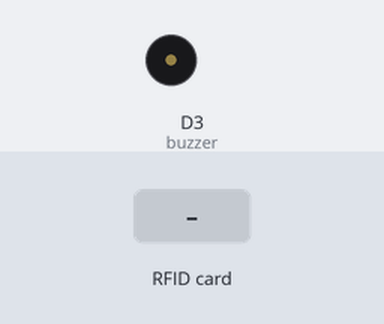
A sketch run on a simulated ESP8266 (NodeMCU). Shown: buzzer (waves = sounding). The inputs (shaded band) are chosen by the test bench. WiFi joins after 1.5 s; servers stay silent unless stated; uploads are accepted with an empty reply; what the sketch prints to the serial monitor is not drawn.

Above: at 3.7 s.
3.8 s: RFID card 5E 7A 19 C4 held to the reader
Timing chart, 0 to 6.8 s (numbered marks = the images above; inputs shaded):
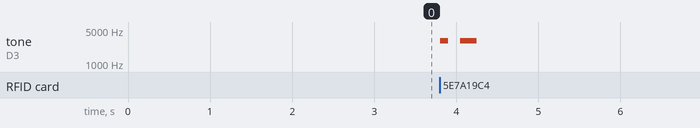

Measured:
- after the input at 3.8 s, tone on D3 (buzzer): silent → 3000 Hz at once, → silent 0.10 s later, → 3000 Hz 0.15 s later, → silent 0.20 s later

The sketch:

i2ot_R1.ino
```cpp
#include <SPI.h>
#include <MFRC522.h>
#include <ArduinoJson.h>
#include <ESP8266WiFi.h>
#include <ESP8266HTTPClient.h>

/*RC522 (RFID READER) CONFIGURATION*/
/*D1 R1*/
#define SS_PIN D10
#define RST_PIN D9
MFRC522 mfrc522(SS_PIN, RST_PIN);   // Create MFRC522 instance.
char st[20];

/*WIFI CONFIGURATION*/
WiFiServer server(80);
const char* ssid = "SSID";
const char* password = "PASSWORD";
int buzzer = D3;

/*HTTP CLIENT*/
HTTPClient http;

/*JSON CONFIGURATION*/
StaticJsonBuffer<100> jsonBuffer;
String json;
JsonObject& root = jsonBuffer.createObject();

void setup()
{
  Serial.begin(9600);
  pinMode(buzzer, OUTPUT);
  delay(10);

  // Connect to WiFi network
  Serial.println();
  Serial.println();
  Serial.print("Connecting to ");
  Serial.println(ssid);

  WiFi.begin(ssid, password);
  while (WiFi.status() != WL_CONNECTED) {
    delay(500);
    Serial.print(".");
  }
  Serial.println("");
  Serial.println("WiFi connected");

  // Start the server
  server.begin();
  Serial.println("Server started");

  // Print the IP address
  Serial.print("Use this URL : ");
  Serial.print("http://");
  Serial.print(WiFi.localIP());
  Serial.println("/");

  SPI.begin();      // Inicia  SPI bus
  mfrc522.PCD_Init();   // Inicia MFRC522
  delay(1000);

  Serial.println("Aproxime o seu cartao do leitor...");
  Serial.println();
  if (!root.success()) {
    Serial.println("parseObject() failed");
    return;
  }
}

void loop()
{
  // Look for new cards
  if ( ! mfrc522.PICC_IsNewCardPresent())
  {
    return;
  }
  // Select one of the cards
  if ( ! mfrc522.PICC_ReadCardSerial())
  {
    return;
  }
  tone(buzzer, 3000, 100);

  //Mostra UID na serial
  Serial.print("\n\nUID da tag :");
  String conteudo = "";
  byte letra;
  for (byte i = 0; i < mfrc522.uid.size; i++)
  {
    Serial.print(mfrc522.uid.uidByte[i], HEX);
    conteudo.concat(String(mfrc522.uid.uidByte[i], HEX));
  }
  Serial.print("\n\n");
  Serial.print("Mensagem : ");
  conteudo.toUpperCase();

  json = "";
  root["id"] = 2;
  root["nome"] = "RfidReader_2";
  root["local"] = "Sala18_2";
  root["tag_lida"] = conteudo;
  root.printTo(json);
  Serial.println(json);
  jsonBuffer.clear();
  JsonObject& root = jsonBuffer.createObject();

  if (WiFi.status() == WL_CONNECTED) {
    http.begin("http://192.168.43.27:5001/rfid");
    int httpCode = http.POST(json);
    if (httpCode > 0) { //Check the returning code
      Serial.println(httpCode);
      String payload = http.getString();
      Serial.println(payload);
    }else{
      Serial.println("Nenhum retorno");
    }
    http.end();

    tone(buzzer, 3000, 100);
    delay(100);
    tone(buzzer, 3000, 100);
  }

  delay(1000);
}
```
